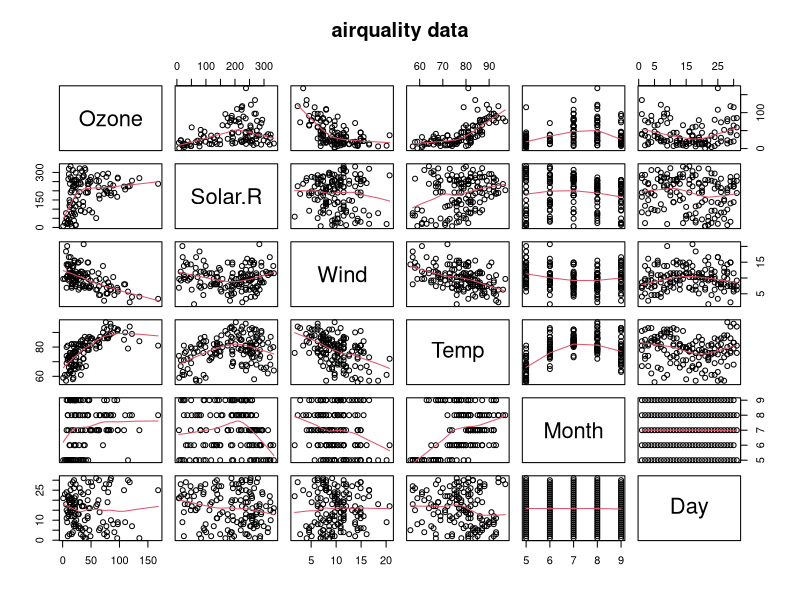
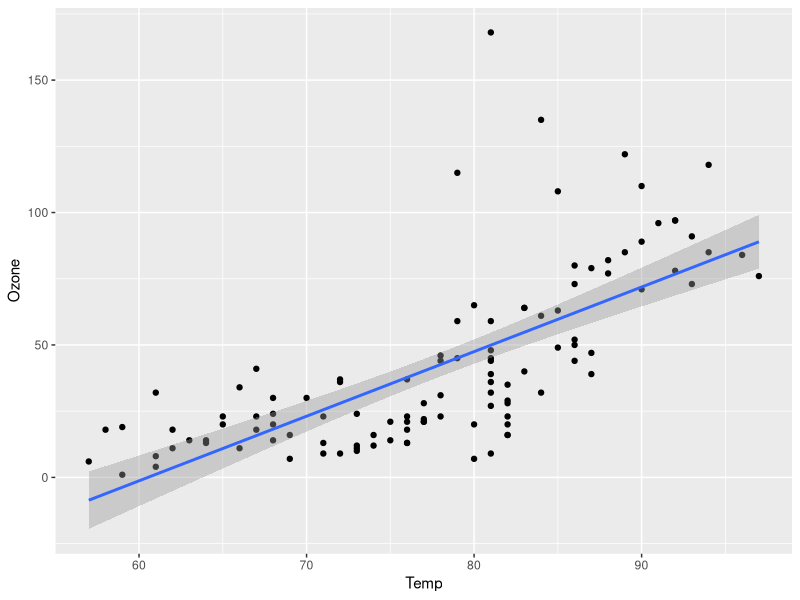
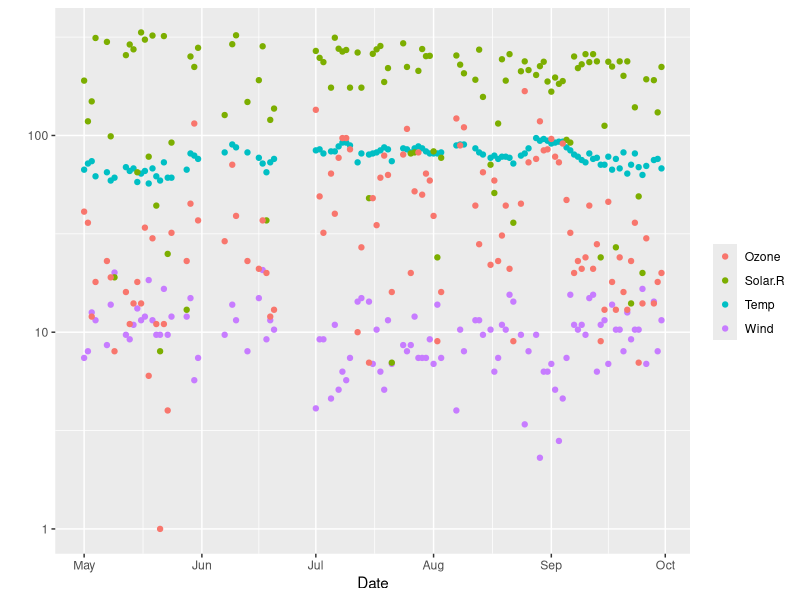

Recreate these plots in R, in order.
# Explore "New York Air Quality Measurements" from the "dataset" package in R.
# http://stat.ethz.ch/R-manual/R-patched/library/datasets/html/airquality.html
# Brian High, 2015-05-05, CC0, https://github.com/brianhigh/airquality-example

# Load the dataset
library(datasets)
data(airquality)

# Examine the data structure
str(airquality)

# View the first few rows
head(airquality)

# Produce a basic statistical summary 
summary(airquality)

# Produce an exploratory matrix of scatterplots
library(graphics)
pairs(airquality, panel = panel.smooth, main = "airquality data")

# Produce a summary of linear model fit statistics
library(stats)
fit <- lm(Ozone ~ Wind + Solar.R + Temp, data = airquality)
summary(fit)

# Copy the dataset to a new data.frame, removing rows containing NA values
df <- na.omit(as.data.frame(airquality))

# Plot Ozone versus Temp with a linear regression fit
library(ggplot2)
qplot(Temp, Ozone, data=df, geom=c("point", "smooth"), method="lm")

# Create a new Date column from Month and Day, using "1973" as the year 
df$Date <- as.Date(paste("1973", df$Month, df$Day, sep="-"), "%Y-%m-%d")

# Plot Temp, Wind, Solar.R, and Ozone versus Date with log10 y-axis scale
ggplot(df, aes(x=Date)) + ylab("") + labs(color="") + scale_y_log10() +
    geom_point(aes(y=Temp, color='Temp')) + 
    geom_point(aes(y=Wind, color='Wind')) + 
    geom_point(aes(y=Solar.R, color='Solar.R')) + 
    geom_point(aes(y=Ozone, color='Ozone'))
